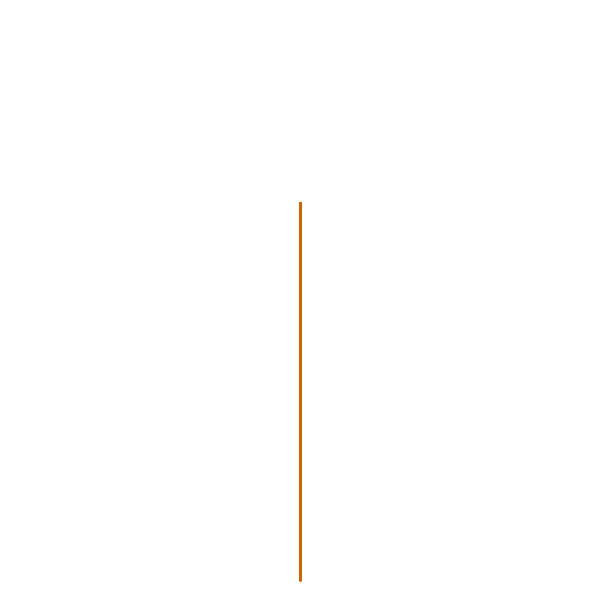
Frame 1 (no input)
Frame 60 (the mouse pressed at the canvas centre just before this capture): identical to frame 1, image omitted
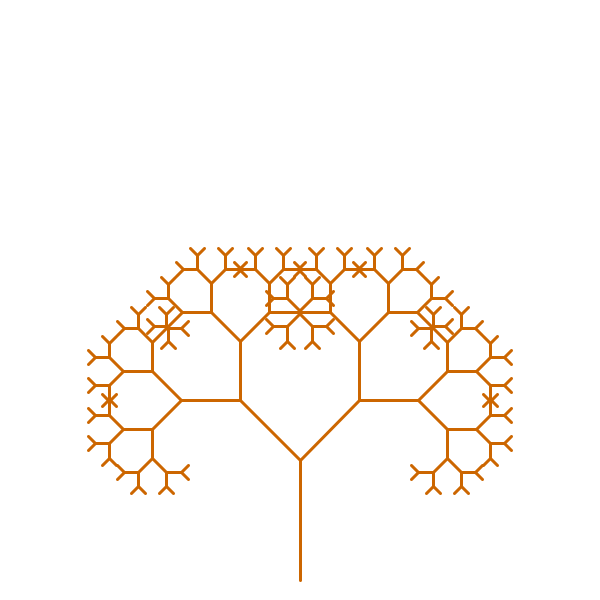
Frame 120 (the mouse held since frame 60 and released just before this capture)

The Processing sketch that drew these frames (run headless with seeded random() and noise(); from frame 60 on, the mouse is pressed at the canvas centre):

// Processing sketch: Semana3Intento1
// ── Semana3Intento1.pde
void setup ()
{
  size(600, 600);
  stroke(204, 102, 0);
  strokeWeight(3);
}

void draw()
{
  background(255);
  translate(width/2, height-20);
  float a = (mouseX / (float) width) * 90f;
  // Convert it to radians
  float theta = radians(a);
  branch(120,theta);
  smooth();
}

void branch(float len, float radianes)
{
  line(0, 0, 0, -len);
  if (len>10) {
    pushMatrix();
    translate(0, -len);
    rotate(radianes);
    branch(len*0.7,radianes);
    popMatrix();
    
    pushMatrix();
    translate(0, -len);
    rotate(-radianes);
    branch(len*0.7,radianes);
    popMatrix();
  }
}
